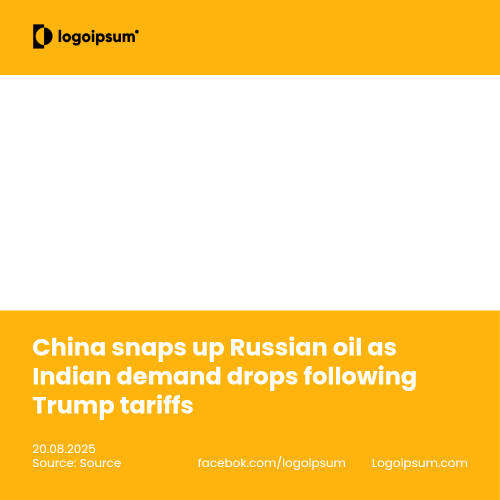
#> input picture template.png, 1000 x 1000 px (shown at 1/2 size)
$ python composite.py
#> lines starting #> are read from the running program, lines starting #| are printed output that depends on the picture; after the words box and inside, x2 and y2 are one past the last pixel; in counts of white or black regions, pixels touching at a corner belong together
# Install and import required libraries
import cv2
import numpy as np
from PIL import Image

# Paths provided by the user/developer
template_path = "./template.png"
image_path = "./judge-frank.jpg"
output_path = "./composited.png"

# --- Load images
template_bgr = cv2.imread(template_path)
#> template_bgr is the input picture: shape (1000, 1000, 3); mean B, G, R 135.2, 217.4, 254.3
image_bgr = cv2.imread(image_path)
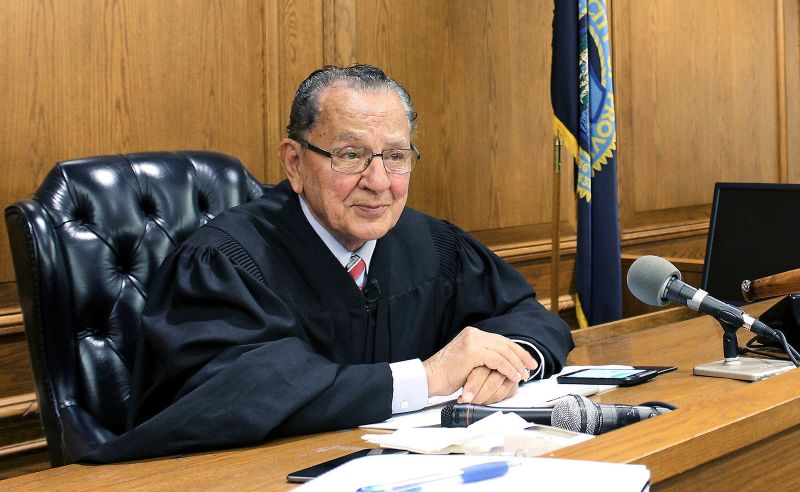
#> input picture judge-frank.jpg, 800 x 492 px
#> image_bgr is the input picture: shape (492, 800, 3); mean B, G, R 77.2, 101.8, 124

if template_bgr is None or image_bgr is None:
    raise FileNotFoundError("One of the image paths is incorrect or the images could not be loaded.")

h_t, w_t = template_bgr.shape[:2]
#> h_t = 1000; w_t = 1000

# --- Find the largest "white" area in the template
# Convert to HSV for robust brightness/whiteness thresholding
hsv = cv2.cvtColor(template_bgr, cv2.COLOR_BGR2HSV)
#> hsv: shape (1000, 1000, 3); mean H, S, V 10.5, 119.2, 254.3

# White tends to have very low saturation and very high value
# Tune thresholds if needed
lower_white = np.array([0, 0, 200], dtype=np.uint8)
upper_white = np.array([179, 40, 255], dtype=np.uint8)
mask_white = cv2.inRange(hsv, lower_white, upper_white)
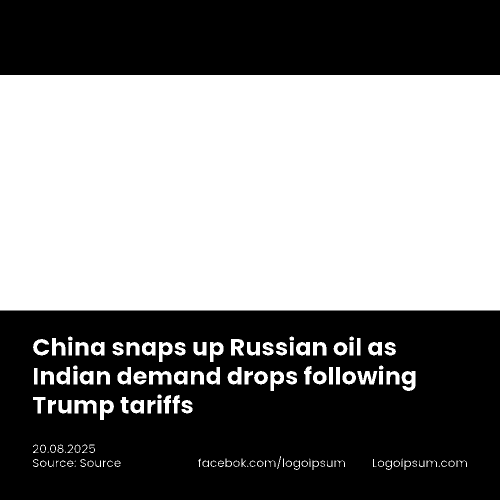
#> mask_white: shape (1000, 1000) (shown at 1/2 size); 50.2% white; 37 black regions, largest, box (x1, y1, x2, y2) and area: (0, 621, 1000, 1000) 344942, (0, 0, 1000, 150) 150000, (600, 691, 612, 704) 129

# Morphology to clean up
kernel = np.ones((5, 5), np.uint8)
mask_clean = cv2.morphologyEx(mask_white, cv2.MORPH_CLOSE, kernel, iterations=2)
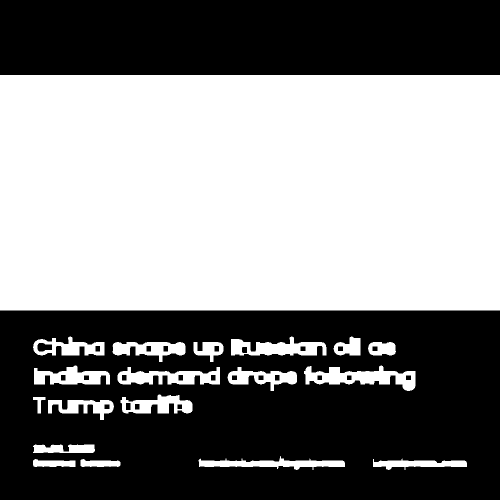
#> mask_clean: shape (1000, 1000) (shown at 1/2 size); 51.8% white; 26 black regions, largest, box (x1, y1, x2, y2) and area: (0, 621, 1000, 1000) 329357, (0, 0, 1000, 150) 150000, (75, 686, 104, 703) 387
mask_clean = cv2.morphologyEx(mask_clean, cv2.MORPH_OPEN, kernel, iterations=1)
#> mask_clean: shape (1000, 1000); 51.8% white; 23 black regions

# Find contours and pick the largest by area
contours, _ = cv2.findContours(mask_clean, cv2.RETR_EXTERNAL, cv2.CHAIN_APPROX_SIMPLE)
#> contours = 21 contours; largest, box (x1, y1, x2, y2) and area: (0, 150, 1000, 621) 469530, (608, 732, 831, 782) 5452, (235, 734, 440, 769) 4282, (462, 674, 653, 711) 4144, (68, 732, 220, 769) 3536
if not contours:
    raise RuntimeError("No white regions detected in the template. Adjust thresholds.")

largest = max(contours, key=cv2.contourArea)
#> largest = [[0, 150], [0, 620], [999, 620], [999, 150]]
area = cv2.contourArea(largest)
#> area = 469530

# Approximate the polygon of the white region
epsilon = 0.01 * cv2.arcLength(largest, True)
#> epsilon = 29.38
approx = cv2.approxPolyDP(largest, epsilon, True)
#> approx = [[0, 150], [0, 620], [999, 620], [999, 150]]

# Create a 4-point target (ordered) if the region looks like a quadrilateral; otherwise use bounding rect
def order_points(pts):
    # pts: (4,2)
    rect = np.zeros((4, 2), dtype="float32")
    s = pts.sum(axis=1)
#> s = [150, 620, 1619, 1149]
    rect[0] = pts[np.argmin(s)]   # top-left
    rect[2] = pts[np.argmax(s)]   # bottom-right
    diff = np.diff(pts, axis=1)
#> diff = [150, 620, -379, -849]
    rect[1] = pts[np.argmin(diff)]  # top-right
    rect[3] = pts[np.argmax(diff)]  # bottom-left
    return rect

composited = template_bgr.copy()

if len(approx) == 4:
    # Perspective fit
    target_quad = order_points(approx.reshape(4, 2).astype("float32"))
#> target_quad = [[0, 150], [999, 150], [999, 620], [0, 620]]

    # Compute target width/height from the quad
    (tl, tr, br, bl) = target_quad
#> tl = [0, 150]; tr = [999, 150]; br = [999, 620]; bl = [0, 620]
    widthA = np.linalg.norm(br - bl)
#> widthA = 999
    widthB = np.linalg.norm(tr - tl)
#> widthB = 999
    maxWidth = int(max(widthA, widthB))
#> maxWidth = 999

    heightA = np.linalg.norm(tr - br)
#> heightA = 470
    heightB = np.linalg.norm(tl - bl)
#> heightB = 470
    maxHeight = int(max(heightA, heightB))
#> maxHeight = 470

    # Prepare the source image with the same aspect ratio as target
    src_h, src_w = image_bgr.shape[:2]
#> src_h = 492; src_w = 800
    # Resize source to target rectangle while preserving aspect ratio by letterboxing
    target_aspect = maxWidth / maxHeight if maxHeight > 0 else src_w / src_h
#> target_aspect = 2.13
    src_aspect = src_w / src_h
#> src_aspect = 1.63

    if src_aspect > target_aspect:
        # Fit by width, pad vertically
        new_w = maxWidth
        new_h = int(new_w / src_aspect)
    else:
        # Fit by height, pad horizontally
        new_h = maxHeight
#> new_h = 470
        new_w = int(new_h * src_aspect)
#> new_w = 764

    resized = cv2.resize(image_bgr, (new_w, new_h), interpolation=cv2.INTER_AREA)

    # Create letterboxed canvas of target size with black (or white) background
    canvas = np.zeros((maxHeight, maxWidth, 3), dtype=np.uint8)
    # Place resized centered
    y_off = (maxHeight - new_h) // 2
#> y_off = 0
    x_off = (maxWidth - new_w) // 2
#> x_off = 117
    canvas[y_off:y_off+new_h, x_off:x_off+new_w] = resized
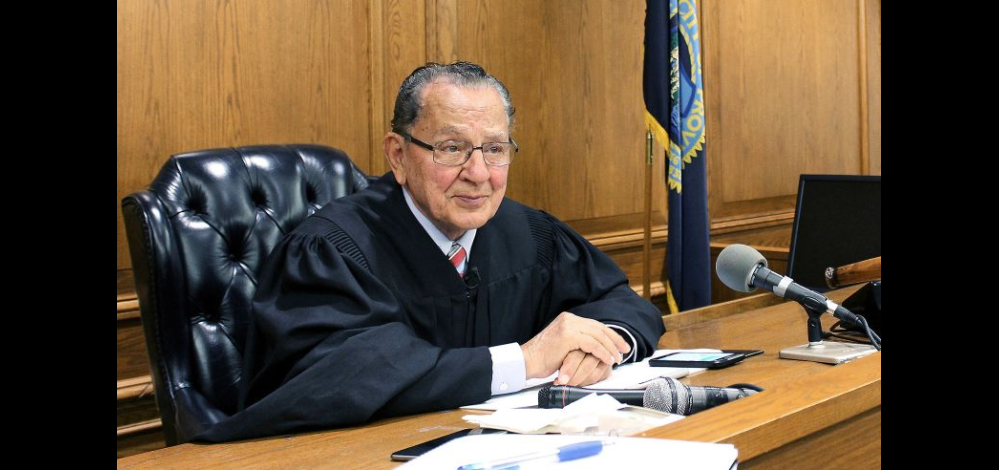
#> canvas: shape (470, 999, 3); mean B, G, R 59, 77.9, 94.8

    # Now warp this canvas into the target quad
    src_quad = np.array([[0,0],[maxWidth-1,0],[maxWidth-1,maxHeight-1],[0,maxHeight-1]], dtype="float32")
#> src_quad = [[0, 0], [998, 0], [998, 469], [0, 469]]
    M = cv2.getPerspectiveTransform(src_quad, target_quad)
#> M = [[1, 0, 0], [9.09e-18, 1, 150], [6.06e-20, -2.43e-19, 1]]
    warped = cv2.warpPerspective(canvas, M, (w_t, h_t))
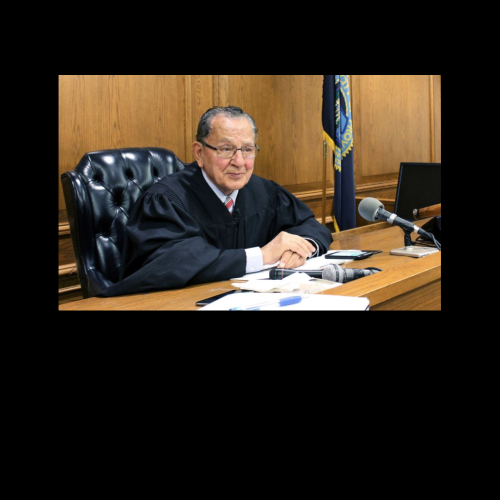
#> warped: shape (1000, 1000, 3) (shown at 1/2 size); mean B, G, R 27.8, 36.7, 44.7

    # Create a mask for the quad and composite
    mask = np.zeros((h_t, w_t), dtype=np.uint8)
    cv2.fillConvexPoly(mask, target_quad.astype(np.int32), 255)
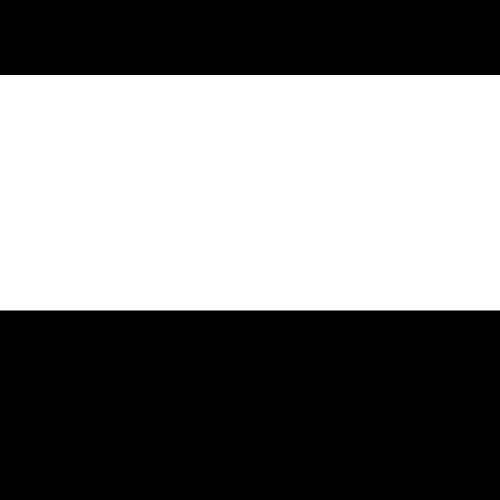
#> mask: shape (1000, 1000) (shown at 1/2 size); 47.1% white; 1 white region, box (x1, y1, x2, y2) and area: (0, 150, 1000, 621) 471000
    mask3 = cv2.merge([mask, mask, mask])

    composited = (warped & mask3) + (composited & (~mask3))
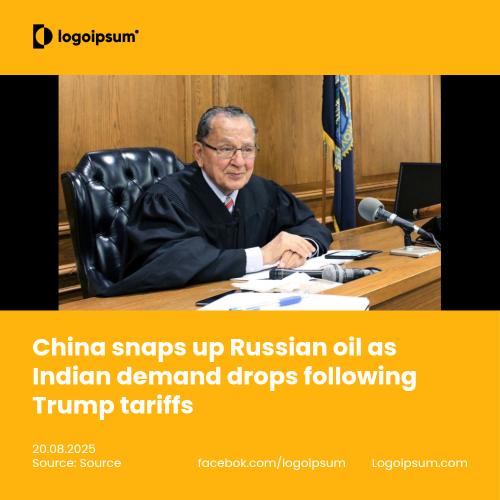
#> composited: shape (1000, 1000, 3) (shown at 1/2 size); mean B, G, R 42.9, 133.9, 178.8

else:
    # Fallback: use bounding rectangle
    x, y, w, h = cv2.boundingRect(largest)
    # Resize image to fit within (w,h) preserving aspect ratio
    src_h, src_w = image_bgr.shape[:2]
    scale = min(w/src_w, h/src_h)
    new_w = max(1, int(src_w * scale))
    new_h = max(1, int(src_h * scale))
    resized = cv2.resize(image_bgr, (new_w, new_h), interpolation=cv2.INTER_AREA)
    # Center within the rect
    x_off = x + (w - new_w)//2
    y_off = y + (h - new_h)//2
    composited[y_off:y_off+new_h, x_off:x_off+new_w] = resized

# Save output
cv2.imwrite(output_path, composited)

# Return result preview size
Image.open(output_path).resize((768, 768))
